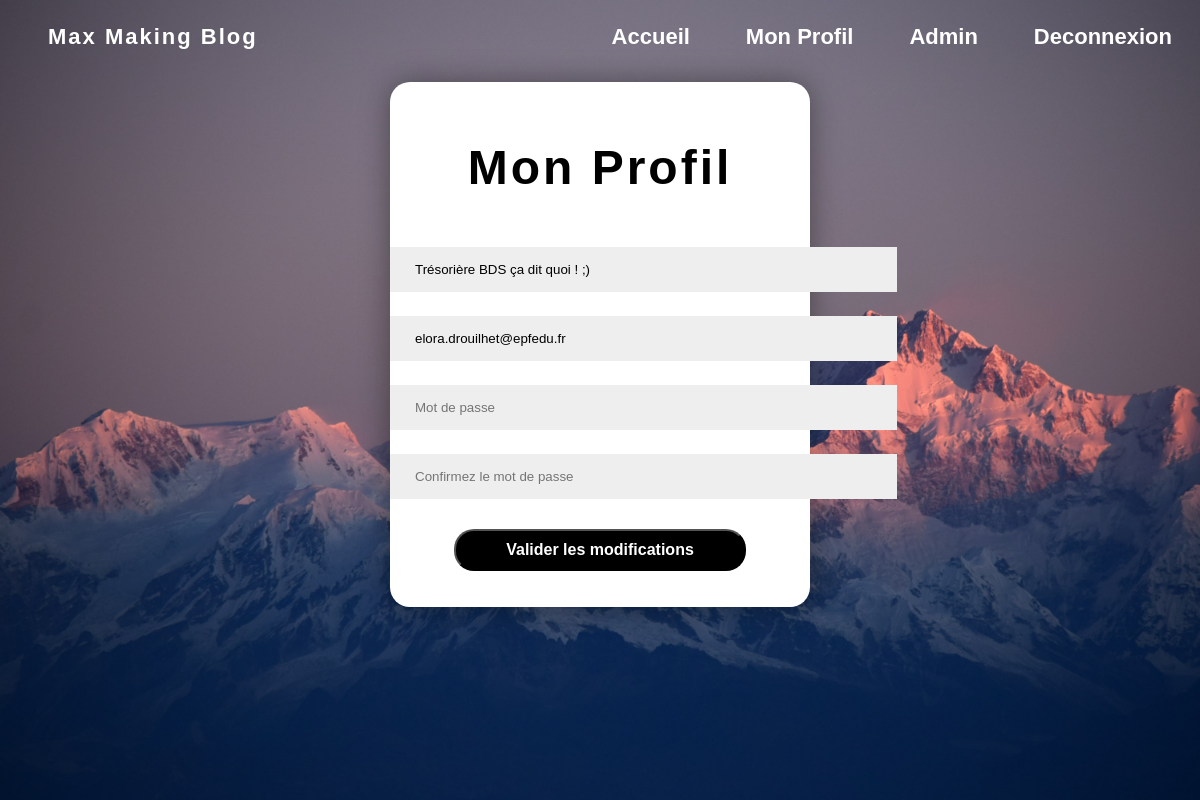
Screenshot of /profil.php (signed in) with the database file from the repository.
### tables this page shows
CREATE TABLE `user` (
  `ID_user` int(11) NOT NULL,
  `Pseudo_user` varchar(255) NOT NULL,
  `Email_user` varchar(255) NOT NULL,
  `Password_user` varchar(255) NOT NULL,
  `CreationDate_user` timestamp NOT NULL DEFAULT current_timestamp(),
  `Admin_user` int(1) NOT NULL DEFAULT 0
);

### profil.php (the view, shortened to what this page needs)
<?php
    require "database.php";
    $check = $db->prepare('SELECT `Pseudo_user`, `Email_user`, `Password_user` FROM user WHERE Pseudo_user = ?');
    $check->execute(array($_SESSION['user']));
    $data = $check->fetch();
?>
<!DOCTYPE html>
<html lang="en">
<head>
    <link rel="stylesheet" href="./style.css">
</head>
<body>
    <div class="profil_main">
        <header>
            <?php include 'navbar.php';?>
        </header>
        <div class="profil_info">
            <form action="update_check.php" method="POST">
                <br>
                <h2>Mon Profil</h2>
                <div>
                    <input id="type_profil" type="text" name="pseudo" placeholder="Pseudo" size="55" value="<?= $data['Pseudo_user'] ?>">
                </div>
                <div>
                    <input id="type_profil" type="email" name="email" placeholder="Email" size="55" value="<?= $data['Email_user'] ?>">
                </div>
                <div>
                    <input id="type_profil" type="password" name="password" size="55" placeholder="Mot de passe">
                </div>
                <div>
                    <input id="type_profil" type="password" name="password_retype" size="55" placeholder="Confirmez le mot de passe">
                </div>
                <br>
                <input id="button_log_reg" type="submit" value="Valider les modifications">
                <br><br>
            </form><br>
        </div>
    </div>
</body>
</html>

### style.css (style rules this page uses)
html, body { scroll-behavior: smooth; }
body { font-family: 'Montserrat', sans-serif; margin: 0px; padding: 0px; }
header { display: flex; flex-wrap: wrap; width: 100%; height:70px; position: -webkit-sticky; position: sticky; top:0; }
#button_log_reg { cursor: pointer; font-size: 100%; background-color: black; color: white; font-weight: bold; border-radius: 20px; padding: 10px 50px; transition: 0.3s; }
.profil_main { background-image: url('../Blog/images/mountain1.jpg'); background-position: center; background-size: cover; height: 100vh; }
.profil_info { margin-top: 1%; margin-left: 32.5%; text-align: center; width: 35%; background-color: white; box-shadow: 0 0 30px rgba(0,0,0,0.4); border-radius: 20px; }
.profil_info h2 { font-size: 300%; font-weight: bold; letter-spacing: 3px; }
#type_profil { background-color: #eee; border: none; padding: 15px 25px; margin: 12px 0; }

### rows the page displays
user: pseudo "Trésorière BDS ça dit quoi ! ;)", email "elora.drouilhet@epfedu.fr"
